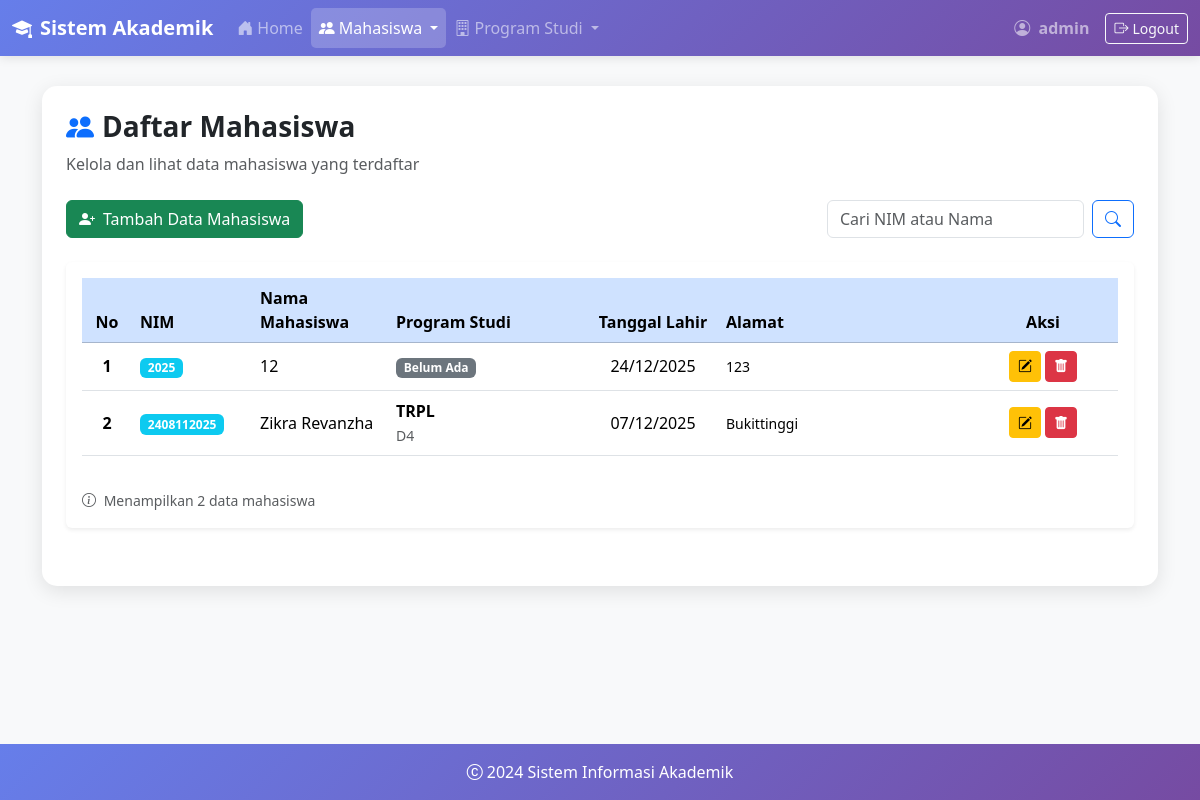
Screenshot of /index.php?p=list (signed in) with the database file from the repository.
### tables this page shows
CREATE TABLE `mahasiswa` (
  `nim` varchar(15) NOT NULL,
  `nama` varchar(50) NOT NULL,
  `tgl_lahir` date NOT NULL,
  `alamat` text NOT NULL,
  `program_studi_id` int(11) DEFAULT NULL
);

CREATE TABLE `program_studi` (
  `id` int(11) NOT NULL,
  `nama_prodi` varchar(50) NOT NULL,
  `jenjang` enum('D2','D3','D4','S2') NOT NULL,
  `akreditasi` varchar(12) NOT NULL,
  `keterangan` text NOT NULL
);

### list.php (the view, shortened to what this page needs)
<div class="mb-4">
    <h3 class="fw-bold">
        <i class="bi bi-people-fill text-primary me-2"></i>Daftar Mahasiswa
    </h3>
    <p class="text-muted">Kelola dan lihat data mahasiswa yang terdaftar</p>
</div>
<div class="d-flex justify-content-between align-items-center mb-4">
    <a href="index.php?p=create" class="btn btn-success">
        <i class="bi bi-person-plus-fill me-2"></i>Tambah Data Mahasiswa
    </a>
    <form class="d-flex" method="GET" action="index.php">
        <input class="form-control me-2" type="search" placeholder="Cari NIM atau Nama"
               name="q" value="<?php echo isset($_GET['q']) ? htmlspecialchars($_GET['q']) : ''; ?>">
        <button class="btn btn-outline-primary" type="submit">
            <i class="bi bi-search"></i>
        </button>
    </form>
</div>
<?php
$where_clause = '';
$tampil = mysqli_query($db, "SELECT m.*, p.nama_prodi, p.jenjang
                             FROM mahasiswa m
                             LEFT JOIN program_studi p ON m.program_studi_id = p.id
                             $where_clause
                             ORDER BY m.nim ASC");
$total_data = mysqli_num_rows($tampil);
?>
<div class="card border-0 shadow-sm">
    <div class="card-body">
        <div class="table-responsive">
            <table class="table table-hover align-middle">
                <thead class="table-primary">
                    <tr>
                        <th class="text-center" style="width: 50px;">No</th>
                        <th style="width: 120px;">NIM</th>
                        <th>Nama Mahasiswa</th>
                        <th style="width: 200px;">Program Studi</th>
                        <th class="text-center" style="width: 130px;">Tanggal Lahir</th>
                        <th style="width: 250px;">Alamat</th>
                        <th class="text-center" style="width: 150px;">Aksi</th>
                    </tr>
                </thead>
                <tbody>
                <?php
                if ($total_data == 0) {
                    echo "<tr><td colspan='7' class='text-center py-4'>
                            <i class='bi bi-inbox' style='font-size: 3rem; opacity: 0.3;'></i>
                            <p class='text-muted mt-2'>Tidak ada data mahasiswa</p>
                          </td></tr>";
                } else {
                    $no = 1;
                    while ($data = mysqli_fetch_assoc($tampil)) {
                        $nim = htmlspecialchars($data['nim']);
                        $nama = htmlspecialchars($data['nama']);
                        $alamat = htmlspecialchars($data['alamat']);
                        $tgl_lahir = '-';
                        if (!empty($data['tgl_lahir']) && $data['tgl_lahir'] !== '0000-00-00') {
                            $dt = DateTime::createFromFormat('Y-m-d', $data['tgl_lahir']);
                            if ($dt !== false) {
                                $tgl_lahir = $dt->format('d/m/Y');
                            }
                        }
                        $prodi_display = '<span class="badge bg-secondary">Belum Ada</span>';
                        if (!empty($data['nama_prodi'])) {
                            $prodi_display = '<strong>' . htmlspecialchars($data['nama_prodi']) . '</strong><br>' .
                                           '<small class="text-muted">' . htmlspecialchars($data['jenjang'] ?? '') . '</small>';
                        }
                        echo "<tr>
                                <td class='text-center fw-semibold'>{$no}</td>
                                <td><span class='badge bg-info'>{$nim}</span></td>
                                <td>{$nama}</td>
                                <td>{$prodi_display}</td>
                                <td class='text-center'>{$tgl_lahir}</td>
                                <td><small>{$alamat}</small></td>
                                <td class='text-center'>
                                    <a href='index.php?p=edit&nim={$nim}' class='btn btn-sm btn-warning' title='Edit'>
                                        <i class='bi bi-pencil-square'></i>
                                    </a>
                                    <a href='hapus.php?nim={$nim}' class='btn btn-sm btn-danger'
                                       onclick=\"return confirm('Yakin ingin menghapus data {$nama}?');\" title='Hapus'>
                                        <i class='bi bi-trash-fill'></i>
                                    </a>
                                </td>
                              </tr>";
                        $no++;
                    }
                }
                ?>
                </tbody>
            </table>
        </div>
        <?php if ($total_data > 0): ?>
            <div class="mt-3 text-muted">
                <small>
                    <i class="bi bi-info-circle me-1"></i>
                    Menampilkan <?php echo $total_data; ?> data mahasiswa
                </small>
            </div>
        <?php endif; ?>
    </div>
</div>

### index.php (style rules this page uses)
:root { --primary-gradient: linear-gradient(135deg, #667eea 0%, #764ba2 100%); }
body { min-height: 100vh; display: flex; flex-direction: column; background-color: #f8f9fa; }

### rows the page displays
mahasiswa: nim "2025", nama "12", tgl_lahir "24/12/2025", alamat "123"
mahasiswa: nim "2408112025", nama "Zikra Revanzha", program_studi.nama_prodi "TRPL", program_studi.jenjang "D4", tgl_lahir "07/12/2025", alamat "Bukittinggi"

### other values shown
$_SESSION['username'] "admin"
$total_data "2"
